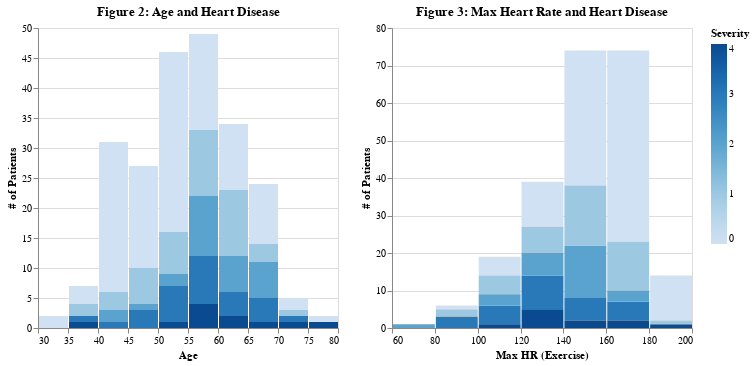

The notebook cell saved with this chart:
### Markdown cell above
**Methods and Results**

Initially we can see a couple of trends just by grouping the data by diagnosis, most notably a null diagnosis being correlated with youth, lower chest pain (1 being asymptomatic), lower resting blood pressure and a higher maximum heart rate.

To further investigate a couple of links let's look at some graphs.

### Code cell
#Plot of age and heart disease

age = alt.Chart(heart_train).mark_bar().encode(
    x=alt.X("age", bin=alt.Bin(step=5)).title("Age"),
    y=alt.Y("count()").title("# of Patients"),
    color=alt.Color("diagnosis").title("Severity")
).properties(title="Figure 2: Age and Heart Disease")


#Plot of max heart rate and heart disease

max_hr = alt.Chart(heart_train).mark_bar().encode(
    x=alt.X("thalach", bin=alt.Bin(step=20)).title("Max HR (Exercise)"),
    y=alt.Y("count()").title("# of Patients"),
    color=alt.Color("diagnosis").title("Severity")
).properties(title="Figure 3: Max Heart Rate and Heart Disease")

display(age | max_hr)

### Figure 1 — Vega-Lite specification as saved in the notebook (floating-point values rounded to 4 significant figures; data arrays with more than 128 entries replaced by an {"elided": "..."} marker saying what was removed)
{"config": {"view": {"continuousWidth": 300, "continuousHeight": 300}}, "hconcat": [{"mark": {"type": "bar"}, "encoding": {"color": {"field": "diagnosis", "title": "Severity", "type": "quantitative"}, "x": {"bin": {"step": 5}, "field": "age", "title": "Age", "type": "quantitative"}, "y": {"aggregate": "count", "title": "# of Patients", "type": "quantitative"}}, "title": "Figure 2: Age and Heart Disease"}, {"mark": {"type": "bar"}, "encoding": {"color": {"field": "diagnosis", "title": "Severity", "type": "quantitative"}, "x": {"bin": {"step": 20}, "field": "thalach", "title": "Max HR (Exercise)", "type": "quantitative"}, "y": {"aggregate": "count", "title": "# of Patients", "type": "quantitative"}}, "title": "Figure 3: Max Heart Rate and Heart Disease"}], "data": {"name": "data-d35b0d33b2ced46f6ec595b887149c22"}, "$schema": "https://vega.github.io/schema/vega-lite/v5.8.0.json", "datasets": {"data-d35b0d33b2ced46f6ec595b887149c22": {"elided": "227 records"}}}
